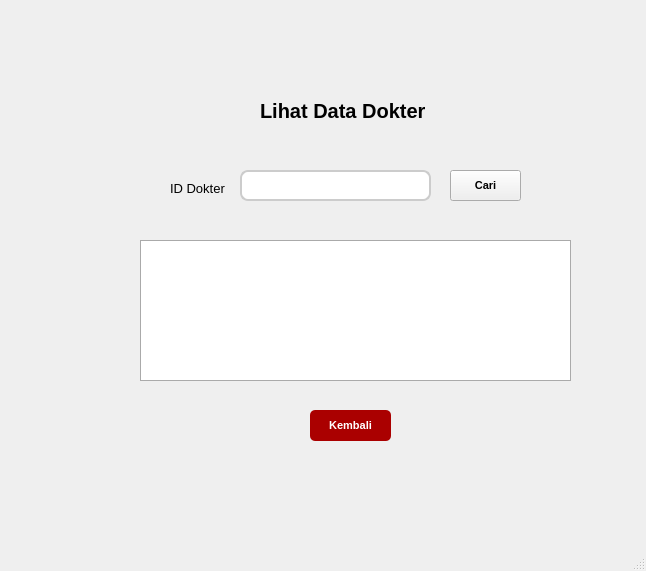
<?xml version="1.0" encoding="UTF-8"?>
<ui version="4.0">
 <class>MainWindow</class>
 <widget class="QMainWindow" name="MainWindow">
  <property name="geometry">
   <rect>
    <x>0</x>
    <y>0</y>
    <width>646</width>
    <height>571</height>
   </rect>
  </property>
  <property name="windowTitle">
   <string>MainWindow</string>
  </property>
  <widget class="QWidget" name="centralwidget">
   <widget class="QLabel" name="label">
    <property name="geometry">
     <rect>
      <x>260</x>
      <y>80</y>
      <width>251</width>
      <height>61</height>
     </rect>
    </property>
    <property name="font">
     <font>
      <pointsize>15</pointsize>
      <weight>75</weight>
      <bold>true</bold>
     </font>
    </property>
    <property name="text">
     <string>Lihat Data Dokter</string>
    </property>
   </widget>
   <widget class="QTableWidget" name="tableWidget">
    <property name="geometry">
     <rect>
      <x>140</x>
      <y>240</y>
      <width>431</width>
      <height>141</height>
     </rect>
    </property>
    <property name="font">
     <font>
      <pointsize>-1</pointsize>
     </font>
    </property>
    <property name="styleSheet">
     <string notr="true">QTableWidget {
    background: white;
    border: 1px solid #aaa;
    gridline-color: #777;
    font-size: 14px;
}

QHeaderView::section {
    background-color: #eaeaea;
    font-weight: bold;
    padding: 6px;
    border: 1px solid #aaa;
}
</string>
    </property>
    <property name="alternatingRowColors">
     <bool>true</bool>
    </property>
    <property name="selectionBehavior">
     <enum>QAbstractItemView::SelectRows</enum>
    </property>
    <property name="gridStyle">
     <enum>Qt::SolidLine</enum>
    </property>
    <property name="sortingEnabled">
     <bool>true</bool>
    </property>
   </widget>
   <widget class="QPushButton" name="pushButton_2">
    <property name="geometry">
     <rect>
      <x>310</x>
      <y>410</y>
      <width>81</width>
      <height>31</height>
     </rect>
    </property>
    <property name="font">
     <font>
      <pointsize>8</pointsize>
      <weight>75</weight>
      <bold>true</bold>
     </font>
    </property>
    <property name="styleSheet">
     <string notr="true">QPushButton {
    background-color: rgb(170, 0, 0);
    color: white;
    border-radius: 5px;   
    padding: 6px;           
}</string>
    </property>
    <property name="text">
     <string>Kembali</string>
    </property>
   </widget>
   <widget class="QLineEdit" name="lineEdit">
    <property name="geometry">
     <rect>
      <x>240</x>
      <y>170</y>
      <width>191</width>
      <height>31</height>
     </rect>
    </property>
    <property name="font">
     <font>
      <pointsize>-1</pointsize>
     </font>
    </property>
    <property name="styleSheet">
     <string notr="true">padding: 6px;
background: white;
border: 2px solid #ccc;
border-radius: 8px;
font-size: 14px;
</string>
    </property>
   </widget>
   <widget class="QPushButton" name="pushButton">
    <property name="geometry">
     <rect>
      <x>450</x>
      <y>170</y>
      <width>71</width>
      <height>31</height>
     </rect>
    </property>
    <property name="font">
     <font>
      <pointsize>8</pointsize>
      <weight>75</weight>
      <bold>true</bold>
     </font>
    </property>
    <property name="styleSheet">
     <string notr="true"/>
    </property>
    <property name="text">
     <string>Cari</string>
    </property>
   </widget>
   <widget class="QLabel" name="label_2">
    <property name="geometry">
     <rect>
      <x>170</x>
      <y>180</y>
      <width>61</width>
      <height>16</height>
     </rect>
    </property>
    <property name="font">
     <font>
      <pointsize>10</pointsize>
     </font>
    </property>
    <property name="text">
     <string>ID Dokter</string>
    </property>
   </widget>
  </widget>
  <widget class="QMenuBar" name="menubar">
   <property name="geometry">
    <rect>
     <x>0</x>
     <y>0</y>
     <width>646</width>
     <height>21</height>
    </rect>
   </property>
  </widget>
  <widget class="QStatusBar" name="statusbar"/>
 </widget>
 <resources/>
 <connections/>
</ui>
